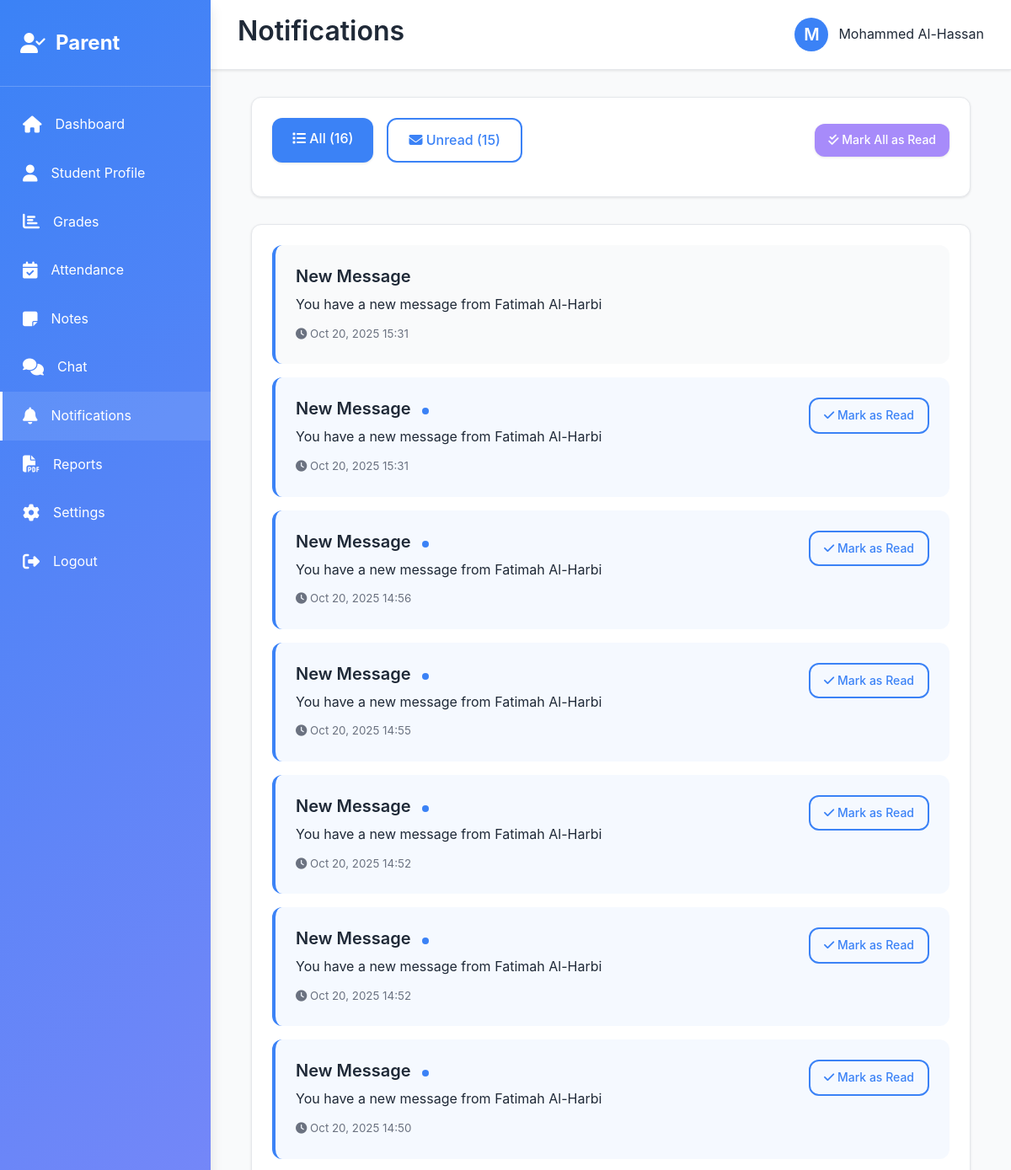
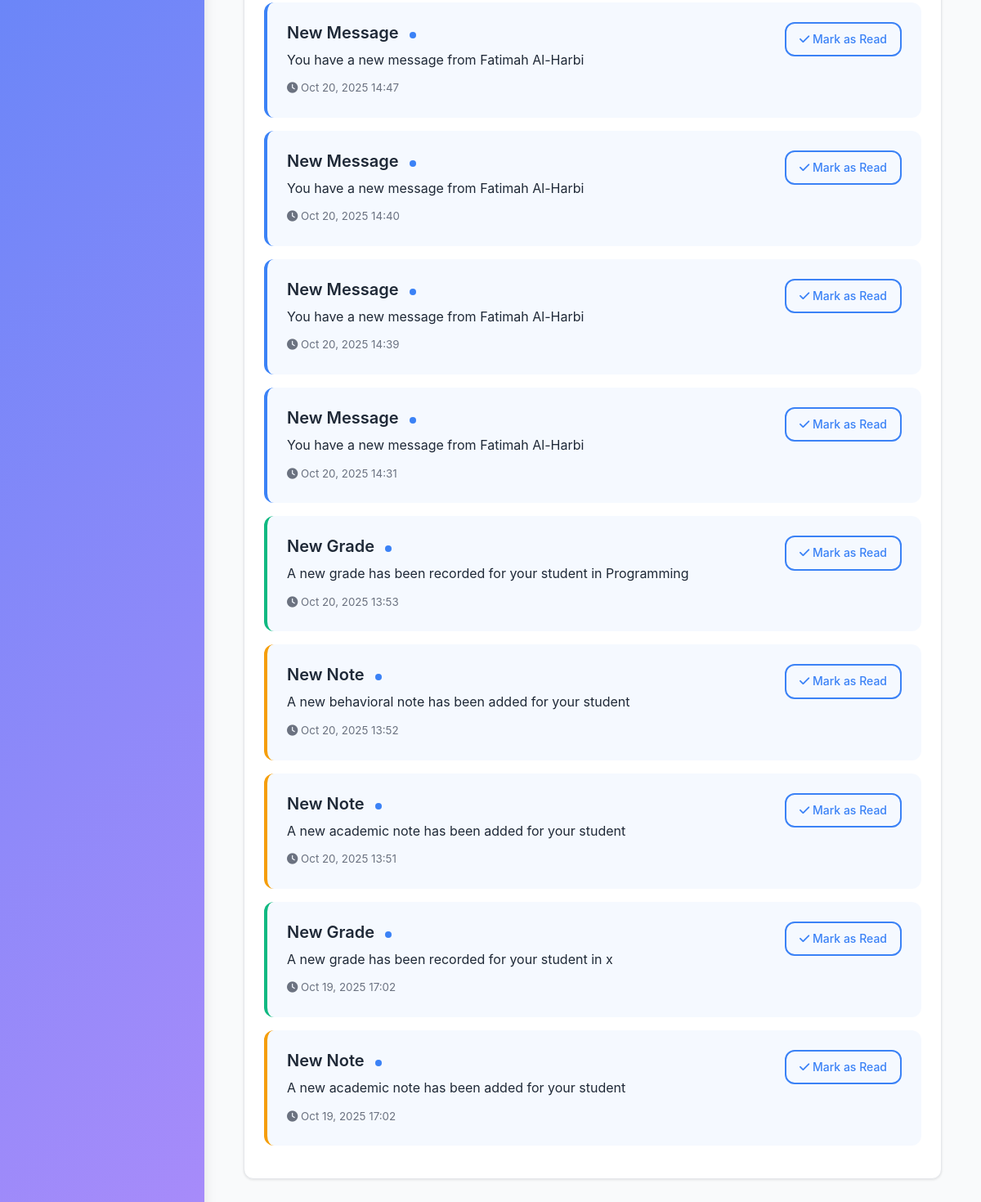
The app's page /parent/notifications.php (signed in) with its own data (2 pictures, top to bottom).
### tables this page shows
CREATE TABLE `notifications` (
  `id` int(11) NOT NULL,
  `user_id` int(11) NOT NULL,
  `title` varchar(255) DEFAULT NULL,
  `message` text DEFAULT NULL,
  `type` varchar(50) DEFAULT NULL,
  `related_id` int(11) DEFAULT NULL,
  `is_read` tinyint(4) DEFAULT 0,
  `created_at` timestamp NOT NULL DEFAULT current_timestamp()
);

### includes/functions.php (called while the page is built, shortened)
<?php
function getNotifications($user_id, $conn, $limit = 10) {
    $query = "SELECT * FROM notifications WHERE user_id = ? ORDER BY created_at DESC LIMIT ?";
    $stmt = $conn->prepare($query);
    $stmt->bind_param("ii", $user_id, $limit);
    $stmt->execute();
    $result = $stmt->get_result();
    $notifications = [];
    while ($row = $result->fetch_assoc()) {
        $notifications[] = $row;
    }
    return $notifications;
}
function formatDateTime($datetime) {
    return date('M d, Y H:i', strtotime($datetime));
}
?>

### parent/notifications.php (the view, shortened to what this page needs)
<?php
require_once '../includes/db_config.php';
require_once '../includes/functions.php';
$user_id = $_SESSION['user_id'];
$full_name = $_SESSION['full_name'];
$notifications = getNotifications($user_id, $conn, 100);
$filter = $_GET['filter'] ?? 'all';
$filtered_notifications = $notifications;
$unread_count = count(array_filter($notifications, function($n) {
    return $n['is_read'] == 0;
}));
?>
<!DOCTYPE html>
<html lang="en">
<head>
    <link rel="stylesheet" href="/student_portal/assets/css/style.css">
    <link rel="stylesheet" href="https://cdnjs.cloudflare.com/ajax/libs/font-awesome/6.4.0/css/all.min.css">
</head>
<body>
    <div class="dashboard-container">
        <aside class="sidebar">
            <div class="sidebar-logo">
                <i class="fa-solid fa-user-check"></i>
                <span>Parent</span>
            </div>
            <nav>
                <ul class="sidebar-menu">
                    <li><a href="/student_portal/parent/dashboard.php"><i class="fas fa-home"></i> Dashboard</a></li>
                    <li><a href="/student_portal/parent/profile.php"><i class="fas fa-user"></i> Student Profile</a></li>
                    <li><a href="/student_portal/parent/grades.php"><i class="fas fa-chart-bar"></i> Grades</a></li>
                    <li><a href="/student_portal/parent/attendance.php"><i class="fas fa-calendar-check"></i> Attendance</a></li>
                    <li><a href="/student_portal/parent/notes.php"><i class="fas fa-sticky-note"></i> Notes</a></li>
                    <li><a href="/student_portal/parent/chat.php"><i class="fas fa-comments"></i> Chat</a></li>
                    <li><a href="/student_portal/parent/notifications.php" class="active"><i class="fas fa-bell"></i> Notifications</a></li>
                    <li><a href="/student_portal/parent/reports.php"><i class="fas fa-file-pdf"></i> Reports</a></li>
                    <li><a href="/student_portal/parent/settings.php"><i class="fas fa-cog"></i> Settings</a></li>
                    <li><a href="/student_portal/logout.php"><i class="fas fa-sign-out-alt"></i> Logout</a></li>
                </ul>
            </nav>
        </aside>
        <div class="main-content">
            <header class="header">
                <div class="header-left">
                    <h2>Notifications</h2>
                </div>
                <div class="header-right">
                    <div class="user-profile">
                        <div class="profile-picture"><?php echo strtoupper(substr($full_name, 0, 1)); ?></div>
                        <span><?php echo htmlspecialchars($full_name); ?></span>
                    </div>
                </div>
            </header>
            <div class="content">
                <div class="container">
                    <div class="card" style="margin-bottom: 2rem;">
                        <div class="card-body">
                            <div style="display: flex; justify-content: space-between; align-items: center; flex-wrap: wrap; gap: 1rem;">
                                <div style="display: flex; gap: 1rem;">
                                    <a href="/student_portal/parent/notifications.php?filter=all" class="btn <?php echo $filter === 'all' ? 'btn-primary' : 'btn-outline'; ?>">
                                        <i class="fas fa-list"></i> All (<?php echo count($notifications); ?>)
                                    </a>
                                    <a href="/student_portal/parent/notifications.php?filter=unread" class="btn <?php echo $filter === 'unread' ? 'btn-primary' : 'btn-outline'; ?>">
                                        <i class="fas fa-envelope"></i> Unread (<?php echo $unread_count; ?>)
                                    </a>
                                </div>
                                <?php if ($unread_count > 0): ?>
                                    <a href="/student_portal/parent/notifications.php?mark_all_read" class="btn btn-sm btn-secondary">
                                        <i class="fas fa-check-double"></i> Mark All as Read
                                    </a>
                                <?php endif; ?>
                            </div>
                        </div>
                    </div>
                    <div class="card">
                        <div class="card-body">
                            <?php if (!empty($filtered_notifications)): ?>
                                <div style="display: flex; flex-direction: column; gap: 1rem;">
                                    <?php foreach ($filtered_notifications as $notif): ?>
                                        <div style="padding: 1.5rem; background-color: <?php echo $notif['is_read'] ? 'var(--background-color)' : 'rgba(59, 130, 246, 0.05)'; ?>; border-radius: var(--border-radius); border-left: 4px solid <?php
                                            echo $notif['type'] === 'message' ? 'var(--primary-color)' :
                                                 ($notif['type'] === 'note' ? 'var(--warning-color)' :
                                                  ($notif['type'] === 'grade' ? 'var(--success-color)' : 'var(--secondary-color)'));
                                        ?>; display: flex; justify-content: space-between; align-items: start;">
                                            <div style="flex: 1;">
                                                <div style="display: flex; align-items: center; gap: 0.75rem; margin-bottom: 0.5rem;">
                                                    <h4 style="margin: 0;">
                                                        <?php echo htmlspecialchars($notif['title']); ?>
                                                        <?php if (!$notif['is_read']): ?>
                                                            <span style="display: inline-block; width: 8px; height: 8px; background-color: var(--primary-color); border-radius: 50%; margin-left: 0.5rem;"></span>
                                                        <?php endif; ?>
                                                    </h4>
                                                </div>
                                                <p style="margin: 0.5rem 0; color: var(--text-color);">
                                                    <?php echo htmlspecialchars($notif['message']); ?>
                                                </p>
                                                <small style="color: var(--text-light);">
                                                    <i class="fas fa-clock"></i> <?php echo formatDateTime($notif['created_at']); ?>
                                                </small>
                                            </div>
                                            <?php if (!$notif['is_read']): ?>
                                                <a href="/student_portal/parent/notifications.php?mark_read=<?php echo $notif['id']; ?>" class="btn btn-sm btn-outline" style="margin-left: 1rem; white-space: nowrap;">
                                                    <i class="fas fa-check"></i> Mark as Read
                                                </a>
                                            <?php endif; ?>
                                        </div>
                                    <?php endforeach; ?>
                                </div>
                            <?php endif; ?>
                        </div>
                    </div>
                </div>
            </div>
        </div>
    </div>
</body>
</html>

### assets/css/style.css (style rules this page uses)
:root { --primary-color: #3B82F6; --secondary-color: #A78BFA; --background-color: #F9FAFB; --text-color: #1F2937; --text-light: #6B7280; --border-color: #E5E7EB; --success-color: #10B981; --warning-color: #F59E0B; --danger-color: #EF4444; --shadow: 0 1px 3px rgba(0, 0, 0, 0.1); --shadow-md: 0 4px 6px rgba(0, 0, 0, 0.1); --shadow-lg: 0 10px 15px rgba(0, 0, 0, 0.1); --border-radius: 12px; --transition: all 0.3s ease; }
* { margin: 0; padding: 0; box-sizing: border-box; }
html, body { height: 100%; }
body { font-family: 'Poppins', -apple-system, BlinkMacSystemFont, 'Segoe UI', sans-serif; background-color: var(--background-color); color: var(--text-color); line-height: 1.6; }
h1, h2, h3, h4, h5, h6 { font-weight: 600; line-height: 1.3; margin-bottom: 0.5rem; }
h2 { font-size: 2rem; }
h4 { font-size: 1.25rem; }
p { margin-bottom: 1rem; color: var(--text-light); }
a { color: var(--primary-color); text-decoration: none; transition: var(--transition); }
.btn { display: inline-block; padding: 0.75rem 1.5rem; border: none; border-radius: var(--border-radius); font-size: 1rem; font-weight: 500; cursor: pointer; transition: var(--transition); text-align: center; text-decoration: none; font-family: inherit; }
.btn-primary { background-color: var(--primary-color); color: white; box-shadow: var(--shadow); }
.btn-secondary { background-color: var(--secondary-color); color: white; box-shadow: var(--shadow); }
.btn-outline { background-color: transparent; color: var(--primary-color); border: 2px solid var(--primary-color); }
.btn-sm { padding: 0.5rem 1rem; font-size: 0.875rem; }
.card { background-color: white; border-radius: var(--border-radius); box-shadow: var(--shadow); padding: 1.5rem; transition: var(--transition); border: 1px solid var(--border-color); }
.card-body { margin-bottom: 1rem; }
.dashboard-container { display: flex; height: 100vh; overflow: hidden; }
.sidebar { width: 250px; background: linear-gradient(135deg, var(--primary-color) 0%, var(--secondary-color) 100%); color: white; padding: 2rem 0; overflow-y: auto; box-shadow: var(--shadow-lg); position: fixed; height: 100vh; left: 0; top: 0; z-index: 1000; }
.sidebar-logo { padding: 0 1.5rem 2rem; display: flex; align-items: center; gap: 0.75rem; font-size: 1.5rem; font-weight: 700; margin-bottom: 1rem; border-bottom: 1px solid rgba(255, 255, 255, 0.2); }
.sidebar-menu { list-style: none; }
.sidebar-menu li { margin: 0; }
.sidebar-menu a { display: flex; align-items: center; gap: 1rem; padding: 1rem 1.5rem; color: white; text-decoration: none; transition: var(--transition); border-left: 3px solid transparent; }
.sidebar-menu a:hover, .sidebar-menu a.active { background-color: rgba(255, 255, 255, 0.1); border-left-color: white; }
.sidebar-menu i { font-size: 1.25rem; }
.main-content { margin-left: 250px; flex: 1; display: flex; flex-direction: column; overflow: hidden; }
.header { background-color: white; border-bottom: 1px solid var(--border-color); padding: 1rem 2rem; display: flex; justify-content: space-between; align-items: center; box-shadow: var(--shadow); }
.header-left { display: flex; align-items: center; gap: 1rem; }
.header-right { display: flex; align-items: center; gap: 1.5rem; }
.user-profile { display: flex; align-items: center; gap: 0.75rem; }
.profile-picture { width: 40px; height: 40px; border-radius: 50%; background-color: var(--primary-color); display: flex; align-items: center; justify-content: center; color: white; font-weight: 600; font-size: 1.25rem; }
.content { flex: 1; overflow-y: auto; padding: 2rem; }
.container { max-width: 1200px; margin: 0 auto; padding: 0 1rem; }

### records on screen
notifications: title "New Message", message "You have a new message from Fatimah Al-Harbi", created_at "Oct 20, 2025 15:31"
notifications: title "New Message", is_read 0 (drawn), message "You have a new message from Fatimah Al-Harbi", created_at "Oct 20, 2025 15:31"
notifications: title "New Message", is_read 0 (drawn), message "You have a new message from Fatimah Al-Harbi", created_at "Oct 20, 2025 14:56"
notifications: title "New Message", is_read 0 (drawn), message "You have a new message from Fatimah Al-Harbi", created_at "Oct 20, 2025 14:55"
notifications: title "New Message", is_read 0 (drawn), message "You have a new message from Fatimah Al-Harbi", created_at "Oct 20, 2025 14:52"
notifications: title "New Message", is_read 0 (drawn), message "You have a new message from Fatimah Al-Harbi", created_at "Oct 20, 2025 14:52"
notifications: title "New Message", is_read 0 (drawn), message "You have a new message from Fatimah Al-Harbi", created_at "Oct 20, 2025 14:50"
notifications: title "New Message", is_read 0 (drawn), message "You have a new message from Fatimah Al-Harbi", created_at "Oct 20, 2025 14:47"
notifications: title "New Message", is_read 0 (drawn), message "You have a new message from Fatimah Al-Harbi", created_at "Oct 20, 2025 14:40"
notifications: title "New Message", is_read 0 (drawn), message "You have a new message from Fatimah Al-Harbi", created_at "Oct 20, 2025 14:39"
notifications: title "New Message", is_read 0 (drawn), message "You have a new message from Fatimah Al-Harbi", created_at "Oct 20, 2025 14:31"
notifications: title "New Grade", is_read 0 (drawn), message "A new grade has been recorded for your student in Programming", created_at "Oct 20, 2025 13:53"
notifications: title "New Note", is_read 0 (drawn), message "A new behavioral note has been added for your student", created_at "Oct 20, 2025 13:52"
notifications: title "New Note", is_read 0 (drawn), message "A new academic note has been added for your student", created_at "Oct 20, 2025 13:51"
notifications: title "New Grade", is_read 0 (drawn), message "A new grade has been recorded for your student in x", created_at "Oct 19, 2025 17:02"
notifications: title "New Note", is_read 0 (drawn), message "A new academic note has been added for your student", created_at "Oct 19, 2025 17:02"

### other values on screen
substr($full_name, 0, 1) "M"
$full_name "Mohammed Al-Hassan"
count($notifications) "16"
$unread_count "15"
